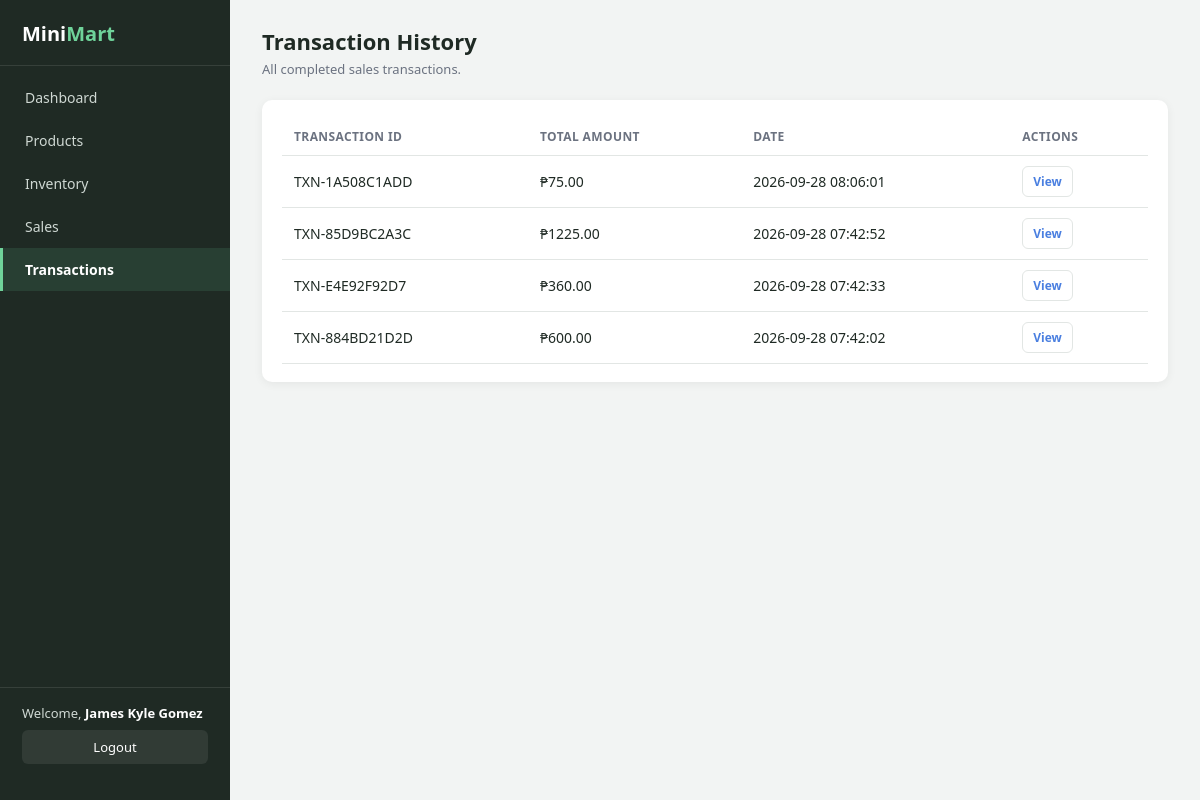
The page /transactions (signed in) on the database its author committed.
### tables this page shows
CREATE TABLE transactions (
            id INTEGER PRIMARY KEY AUTOINCREMENT,
            transaction_id TEXT UNIQUE NOT NULL,
            total_amount REAL NOT NULL,
            transaction_date TEXT NOT NULL
        );

### app.py (the view)
@app.route("/transactions")
@login_required
def transactions():
    transactions_list = database.get_all_transactions()
    return render_template("transactions.html", transactions=transactions_list)

### auth.py (called while the page is built)
def login_required(f):
    @wraps(f)
    def decorated_function(*args, **kwargs):
        if "user_id" not in session:
            return redirect(url_for("login"))
        return f(*args, **kwargs)
    return decorated_function

### database.py (called while the page is built)
def get_db_connection():
    conn = sqlite3.connect(DB_NAME)
    conn.row_factory = sqlite3.Row
    conn.execute("PRAGMA foreign_keys = ON")
    return conn

def get_all_transactions():
    conn = get_db_connection()
    transactions = conn.execute(
        "SELECT * FROM transactions ORDER BY transaction_date DESC"
    ).fetchall()
    conn.close()
    return transactions

### templates/transactions.html (shortened to what this page needs)
{% extends "base.html" %}
{% block content %}
<div class="page-header">
    <div>
        <h1>Transaction History</h1>
        <p>All completed sales transactions.</p>
    </div>
</div>
<div class="table-card">
    {% if transactions %}
    <table>
        <thead>
            <tr>
                <th>Transaction ID</th>
                <th>Total Amount</th>
                <th>Date</th>
                <th>Actions</th>
            </tr>
        </thead>
        <tbody>
            {% for t in transactions %}
            <tr>
                <td>{{ t.transaction_id }}</td>
                <td>₱{{ "%.2f"|format(t.total_amount) }}</td>
                <td>{{ t.transaction_date }}</td>
                <td>
                    <div class="action-links">
                        <a class="view" href="{{ url_for('transaction_details', transaction_id=t.transaction_id) }}">View</a>
                    </div>
                </td>
            </tr>
            {% endfor %}
        </tbody>
    </table>
    {% else %}
        <div class="empty-state">No transactions yet.</div>
    {% endif %}
</div>
{% endblock %}

### static/css/style.css (style rules this page uses)
:root { --primary: #2f8f5b; --primary-dark: #23703f; --primary-light: #e6f5ec; --danger: #d9534f; --danger-light: #fbe9e8; --warning: #e0a800; --warning-light: #fff6e0; --dark: #1f2a24; --gray: #6b7280; --light-gray: #f2f4f3; --border: #e2e6e4; --white: #ffffff; --radius: 10px; --shadow: 0 2px 10px rgba(0, 0, 0, 0.06); --sidebar-width: 230px; }
* { box-sizing: border-box; }
body { margin: 0; font-family: "Segoe UI", Roboto, Arial, sans-serif; background: var(--light-gray); color: var(--dark); }
a { text-decoration: none; color: inherit; }
.page-header { display: flex; justify-content: space-between; align-items: center; flex-wrap: wrap; gap: 12px; margin-bottom: 22px; }
.page-header h1 { margin: 0; font-size: 22px; }
.page-header p { margin: 4px 0 0; color: var(--gray); font-size: 13px; }
.table-card { background: var(--white); border-radius: var(--radius); box-shadow: var(--shadow); padding: 18px 20px; overflow-x: auto; }
table { width: 100%; border-collapse: collapse; font-size: 14px; }
th, td { text-align: left; padding: 10px 12px; border-bottom: 1px solid var(--border); white-space: nowrap; }
th { color: var(--gray); font-size: 12px; text-transform: uppercase; letter-spacing: 0.4px; }
.action-links { display: flex; gap: 6px; flex-wrap: nowrap; }
.action-links a, .action-links button { padding: 6px 10px; border-radius: 6px; font-size: 12px; font-weight: 600; border: 1px solid var(--border); background: var(--white); cursor: pointer; }
.action-links .view { color: #4a7fe0; }

### rows shown on the page
transactions: transaction_id "TXN-1A508C1ADD", total_amount "75.00", transaction_date "2026-09-28 08:06:01"
transactions: transaction_id "TXN-85D9BC2A3C", total_amount "1225.00", transaction_date "2026-09-28 07:42:52"
transactions: transaction_id "TXN-E4E92F92D7", total_amount "360.00", transaction_date "2026-09-28 07:42:33"
transactions: transaction_id "TXN-884BD21D2D", total_amount "600.00", transaction_date "2026-09-28 07:42:02"

### other values the page prints
{{ session.get('full_name', 'User') }} "James Kyle Gomez"
